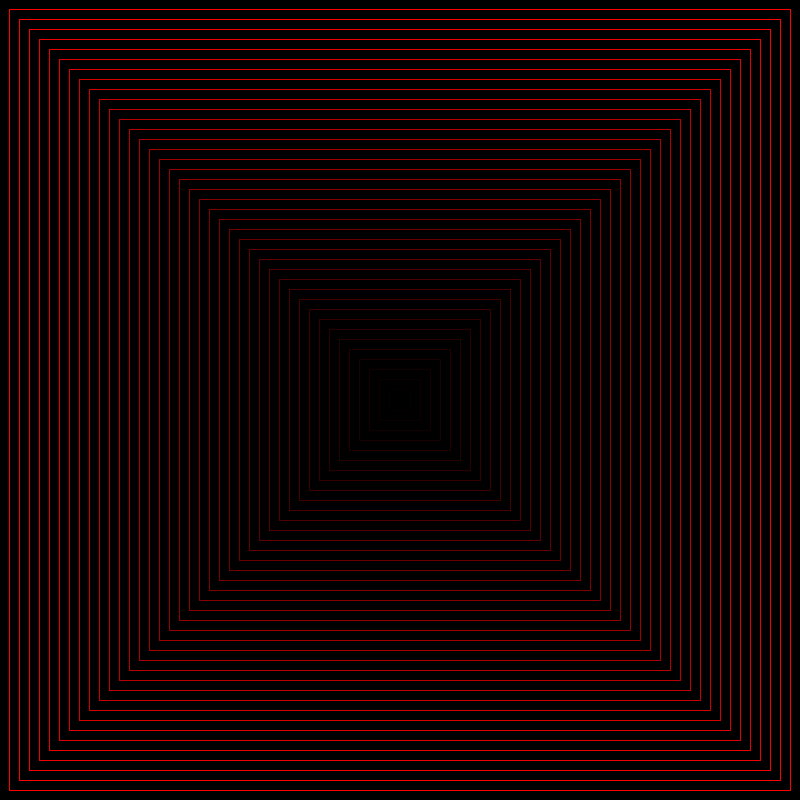
Frame 1 (no input)
Frame 60 (the mouse pressed at the canvas centre just before this capture): identical to frame 1, image omitted
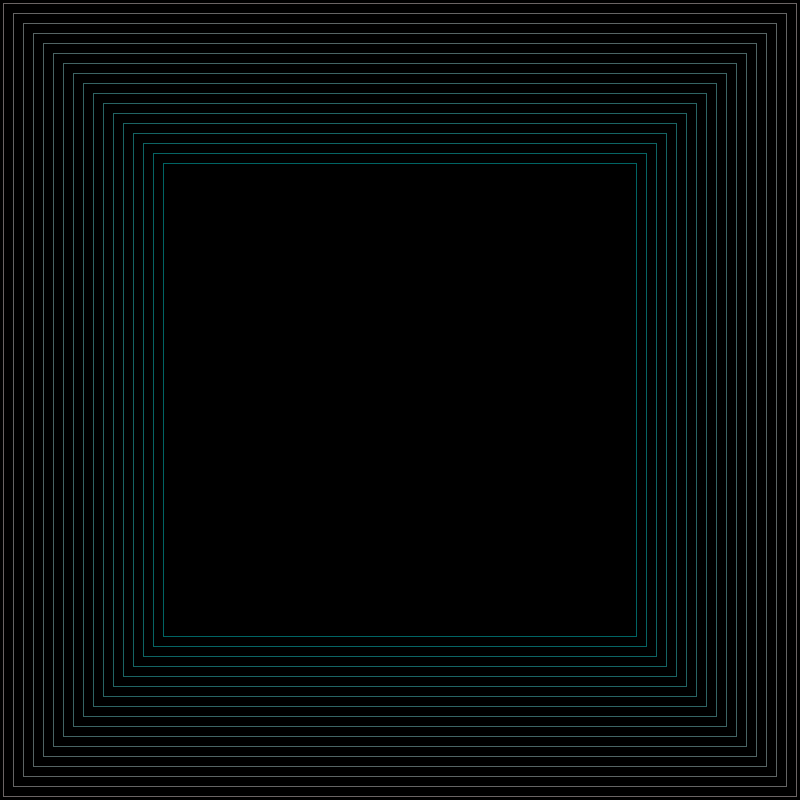
Frame 120 (the mouse held since frame 60 and released just before this capture)

The Processing sketch that drew these frames (run headless with seeded random() and noise(); from frame 60 on, the mouse is pressed at the canvas centre):

// Processing sketch: LSI_049_quadsMove
// ── LSI_049_quadsMove.pde
float moveX=1; // move
float moveY=1; // move
float velX=1; // velocity
float velY=1; // velocity

void setup() {
  size(800, 800); 
  rectMode(CENTER);
}


void draw() {

  background(0);

  stroke(255);
  noFill();

  // drawing rect
  for (int i=0; i<width; i=i+20) {
    stroke(i/3, mouseY/4, mouseX/4);   //color depending on y and x 
    rect(width/2, height/2, i+moveX, i+moveY); //drawing rect
  }

  velY=mouseY/50; // vel depending on mouseY
  moveY=moveY+velY;
  if (moveY>800) moveY=0;

  velX=mouseX/50; // vel depending on mouseY
  moveX=moveX+velX;
  if (moveX>800) moveX=0;
}
